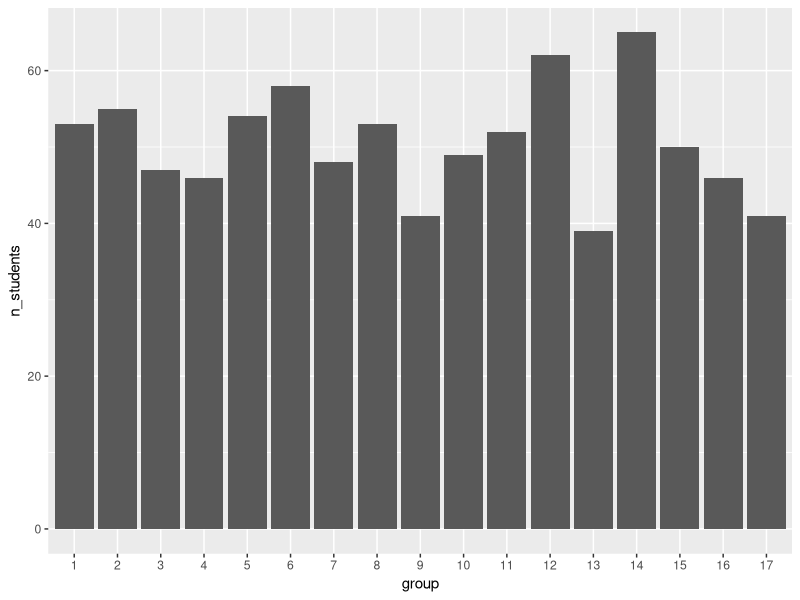
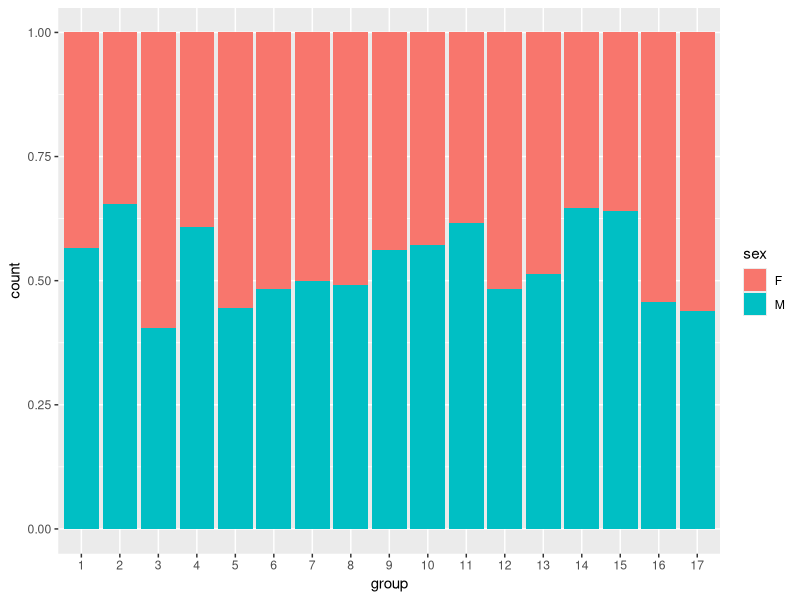
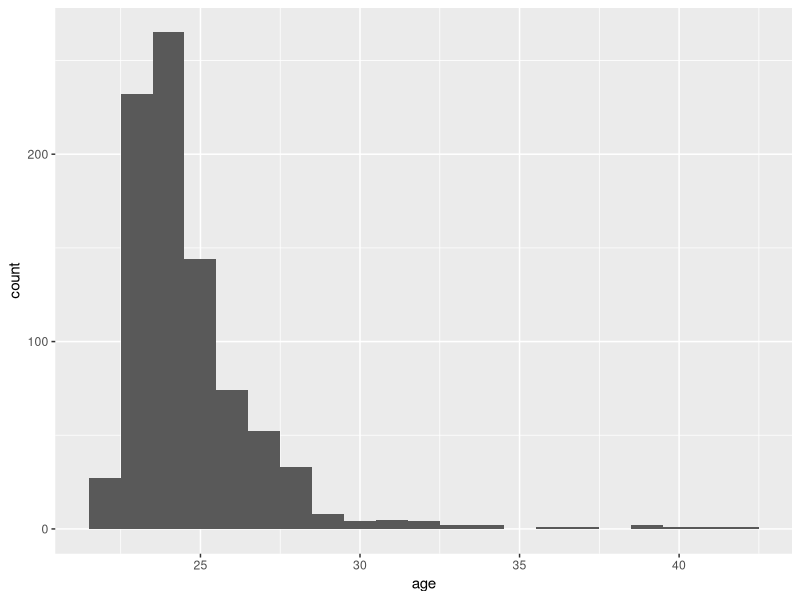

Source code (R) for these figures, in order:
## ---- chunk 1
library(readr)
library(dplyr)
library(knitr)
library(ggplot2)
library(lubridate)
## ---- chunk 2
courses <- read_csv("courses.csv")
## ---- chunk 3
courses %>%
  rename(
    "identifiant" = course_id,
    "semester" = semester,
    "number of exams" = nb_grades
  ) %>%
  arrange(`course`) %>%
  kable()
## ---- chunk 4
students <- read_csv("students.csv") %>%
  mutate(
    id = as.integer(id),
    group = factor(group),
    birth_date = as.Date(birth_date),
    sex = factor(sex)
  )

class(students$birth_date)
class(students$sex)

## ---- chunk 5
grades <- read_csv("grades.csv")
grades <- read_delim("grades.csv",
  delim = "|",
na = "_",
)

## ---- chunk 6
students %>%
  group_by(group) %>%
  summarise(n_students = n()) %>%
  ggplot(aes(x = group, y = n_students)) +
  geom_col()
## ---- chunk 7
students %>%
  ggplot(aes(x = group, fill = sex)) +
  geom_bar(position = "fill")
## ---- chunk 8
students <- students %>% 
  mutate(
    age = round(time_length(today() - birth_date, unit = "year"))
  )
## ---- chunk 9
students %>%
  ggplot(aes(x = age)) +
  geom_histogram(binwidth = 1)
## ---- chunk 10
age_group <- students %>%
  group_by(group) %>%
  summarise(median_age = median(age))

age_group %>%
  kable()
